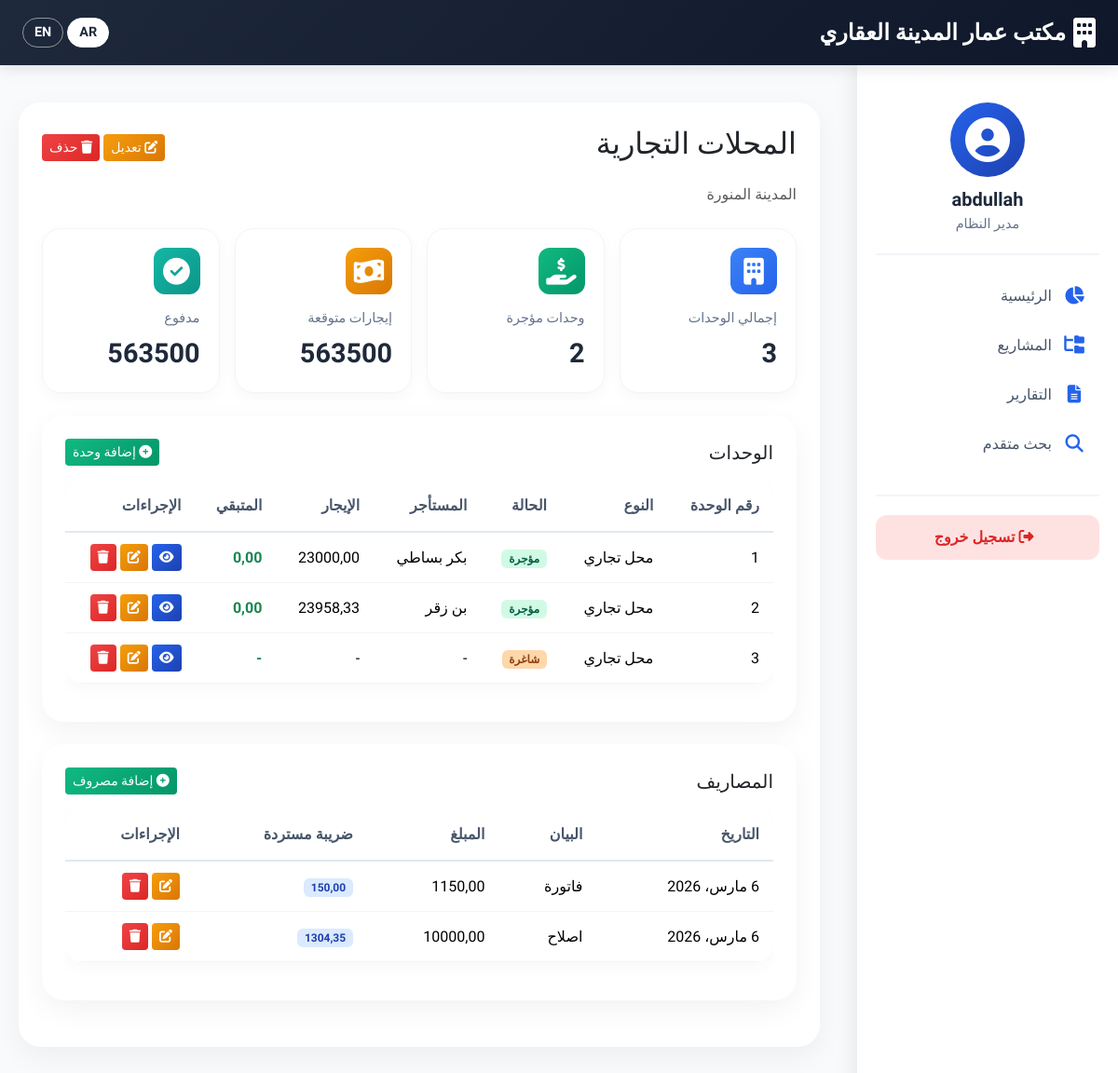
/subcategory/2/ (signed in), run on an earlier commit of the app's database.
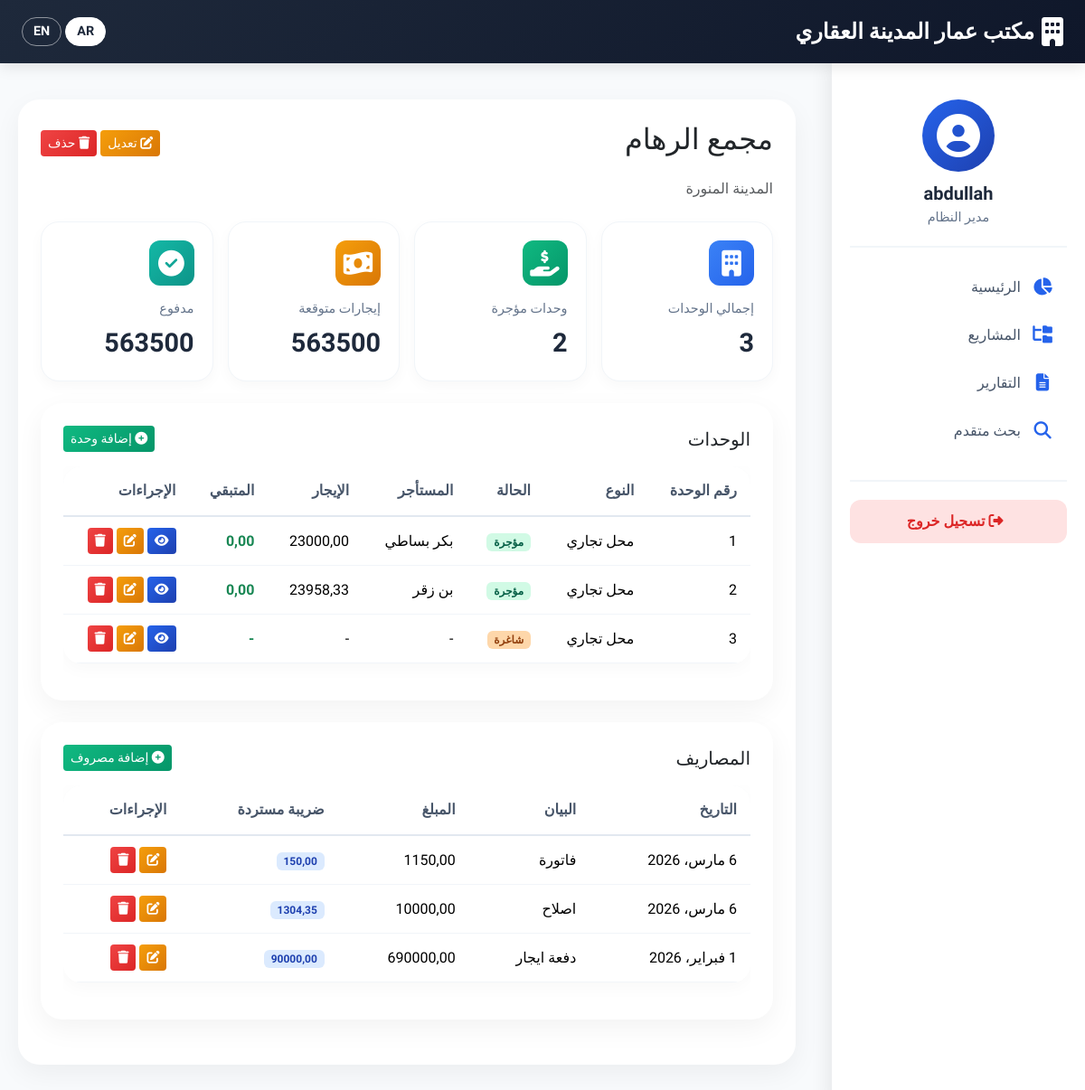
And on a later commit of the database.
### rentals/models.py (models this page shows, shortened)
class SubCategory(models.Model):
    main_category = models.ForeignKey(MainCategory, on_delete=models.CASCADE, related_name='subcategories', verbose_name="الفئة الرئيسية")
    name = models.CharField(max_length=200, verbose_name="اسم القسم الداخلي")
    location = models.CharField(max_length=300, verbose_name="الموقع", blank=True)
    description = models.TextField(blank=True, verbose_name="وصف")
    is_active = models.BooleanField(default=True, verbose_name="نشط؟")
    created_at = models.DateTimeField(auto_now_add=True)
    class Meta:
        verbose_name = "قسم داخلي"
        verbose_name_plural = "الأقسام الداخلية"
        ordering = ['main_category', 'name']
    def total_expenses(self, start_date=None, end_date=None):
        qs = self.expenses.all()
        if start_date:
            qs = qs.filter(date__gte=start_date)
        if end_date:
            qs = qs.filter(date__lte=end_date)
        return qs.aggregate(total=Sum('amount'))['total'] or 0
    def total_refundable_tax(self, start_date=None, end_date=None):
        qs = self.expenses.filter(tax_refundable=True)
        if start_date:
            qs = qs.filter(date__gte=start_date)
        if end_date:
            qs = qs.filter(date__lte=end_date)
        total_tax = 0
        for exp in qs:
            if exp.has_tax:
                tax_amount = exp.amount * (exp.tax_rate / 100) / (1 + exp.tax_rate/100)
                total_tax += tax_amount
        return total_tax

class Unit(models.Model):
    UNIT_TYPES = [
        ('shop', 'محل تجاري'),
        ('apartment', 'شقة سكنية'),
        ('room', 'غرفة'),
        ('farm_unit', 'وحدة زراعية'),
        ('office', 'مكتب'),
        ('warehouse', 'مستودع'),
        ('other', 'أخرى'),
    ]
    sub_category = models.ForeignKey(SubCategory, on_delete=models.CASCADE, related_name='units', verbose_name="القسم الداخلي")
    unit_number = models.CharField(max_length=50, verbose_name="رقم/اسم الوحدة")
    unit_type = models.CharField(max_length=20, choices=UNIT_TYPES, verbose_name="نوع الوحدة")
    floor = models.IntegerField(verbose_name="الدور", null=True, blank=True)
    area = models.FloatField(verbose_name="المساحة (م²)", null=True, blank=True)
    is_rented = models.BooleanField(default=False, verbose_name="مؤجرة حالياً؟")
    notes = models.TextField(blank=True, verbose_name="ملاحظات")
    image = models.ImageField(upload_to='units/%Y/%m/', verbose_name="صورة الوحدة", blank=True, null=True)
    created_at = models.DateTimeField(auto_now_add=True)
    updated_at = models.DateTimeField(auto_now=True)
    class Meta:
        unique_together = ['sub_category', 'unit_number']
        verbose_name = "وحدة"
        verbose_name_plural = "الوحدات"
        ordering = ['sub_category', 'unit_number']
    @property
    def current_contract(self):
        return self.contracts.filter(is_active=True).first()

class Contract(models.Model):
    RENT_TYPE_CHOICES = [
        ('monthly', 'شهري'),
        ('yearly', 'سنوي'),
    ]
    PAYMENT_INTERVAL_CHOICES = [
        ('monthly', 'شهري'),
        ('quarterly', 'ربع سنوي'),
        ('half_yearly', 'نصف سنوي'),
        ('yearly', 'سنوي'),
    ]
    contract_number = models.CharField(max_length=100, unique=True, verbose_name="رقم العقد")
    unit = models.ForeignKey(Unit, on_delete=models.CASCADE, related_name='contracts', verbose_name="الوحدة")
    tenant = models.ForeignKey(Tenant, on_delete=models.CASCADE, related_name='contracts', verbose_name="المستأجر")
    start_date = models.DateField(verbose_name="تاريخ بداية العقد")
    lease_duration_months = models.PositiveIntegerField(default=12, verbose_name="مدة العقد (بالأشهر)")
    rent_type = models.CharField(max_length=10, choices=RENT_TYPE_CHOICES, default='monthly', verbose_name="نوع الإيجار")
    rent_amount = models.DecimalField(max_digits=12, decimal_places=2, verbose_name="قيمة الإيجار")
    has_tax = models.BooleanField(default=True, verbose_name="تطبق الضريبة؟")
    tax_rate = models.DecimalField(max_digits=5, decimal_places=2, default=15.00, validators=[MinValueValidator(0), MaxValueValidator(100)], verbose_name="نسبة الضريبة (%)")
    payment_interval = models.CharField(max_length=20, choices=PAYMENT_INTERVAL_CHOICES, default='monthly', verbose_name="دورة السداد")
    is_active = models.BooleanField(default=True, verbose_name="العقد ساري؟")
    contract_file = models.FileField(upload_to='contracts/%Y/%m/', verbose_name="ملف العقد", blank=True, null=True)
    notes = models.TextField(blank=True, verbose_name="ملاحظات")
    created_at = models.DateTimeField(auto_now_add=True)
    updated_at = models.DateTimeField(auto_now=True)
    grace_period_days = models.PositiveIntegerField(default=0, verbose_name="فترة السماح (أيام)", help_text="عدد الأيام قبل بداية العقد التي لا تحتسب فيها الضريبة")
    class Meta:
        verbose_name = "عقد"
        verbose_name_plural = "العقود"
        ordering = ['-created_at']
    @property
    def monthly_rent(self):
        if self.rent_type == 'yearly':
            return self.rent_amount / 12
        return self.rent_amount
    @property
    def tax_amount_monthly(self):
        if self.has_tax:
            return self.monthly_rent * (self.tax_rate / 100)
        return 0
    @property
    def total_monthly_with_tax(self):
        return self.monthly_rent + self.tax_amount_monthly
    @property
    def duration_months(self):
        return self.lease_duration_months
    @property
    def total_expected(self):
        return self.total_monthly_with_tax * self.duration_months
    @property
    def total_paid(self):
        total = self.payments.aggregate(Sum('amount_paid'))['amount_paid__sum']
        return total or 0
    @property
    def remaining(self):
        return self.total_expected - self.total_paid

class Tenant(models.Model):
    name = models.CharField(max_length=200, verbose_name="الاسم الكامل")
    identity_number = models.CharField(max_length=50, verbose_name="رقم الهوية/الإقامة")
    phone = models.CharField(max_length=20, verbose_name="رقم الجوال")
    phone2 = models.CharField(max_length=20, blank=True, verbose_name="جوال آخر")
    email = models.EmailField(blank=True, verbose_name="البريد الإلكتروني")
    address = models.TextField(blank=True, verbose_name="العنوان")
    id_image = models.ImageField(upload_to=tenant_id_path, verbose_name="صورة الهوية", blank=True, null=True)
    notes = models.TextField(blank=True, verbose_name="ملاحظات")
    is_deleted = models.BooleanField(default=False, verbose_name="محذوف؟")
    created_at = models.DateTimeField(auto_now_add=True)
    class Meta:
        verbose_name = "مستأجر"
        verbose_name_plural = "المستأجرون"
        ordering = ['name']
        unique_together = ['identity_number', 'is_deleted']  # يسمح بتكرار الرقم مع is_deleted=True

class Expense(models.Model):
    sub_category = models.ForeignKey(SubCategory, on_delete=models.CASCADE, related_name='expenses', verbose_name="القسم الداخلي")
    date = models.DateField(verbose_name="تاريخ المصروف")
    description = models.CharField(max_length=255, verbose_name="البيان")
    amount = models.DecimalField(max_digits=12, decimal_places=2, verbose_name="المبلغ (شامل الضريبة إن وجدت)")
    has_tax = models.BooleanField(default=False, verbose_name="المبلغ شامل الضريبة؟")
    tax_rate = models.DecimalField(max_digits=5, decimal_places=2, default=15.00, validators=[MinValueValidator(0), MaxValueValidator(100)], verbose_name="نسبة الضريبة (%)")
    tax_refundable = models.BooleanField(default=False, verbose_name="الضريبة قابلة للاسترداد؟")
    attachment = models.FileField(upload_to='expenses/%Y/%m/', verbose_name="مرفق (فاتورة)", blank=True, null=True)
    notes = models.TextField(blank=True, verbose_name="ملاحظات")
    created_at = models.DateTimeField(auto_now_add=True)
    class Meta:
        verbose_name = "مصروف"
        verbose_name_plural = "المصروفات"
        ordering = ['-date']
    @property
    def tax_amount(self):
        if self.has_tax:
            return self.amount * (self.tax_rate / 100) / (1 + self.tax_rate/100)
        return 0

### rentals/views.py (the view)
# urls.py: path('subcategory/<int:pk>/', views.subcategory_detail, name='subcategory_detail'),
@login_required
def subcategory_detail(request, pk):
    subcategory = get_object_or_404(SubCategory, pk=pk)
    units = subcategory.units.all()
    rented_units = units.filter(is_rented=True).count()
    contracts = Contract.objects.filter(unit__sub_category=subcategory, is_active=True)
    total_expected = sum(c.total_expected for c in contracts)
    total_paid = Payment.objects.filter(contract__unit__sub_category=subcategory).aggregate(Sum('amount_paid'))['amount_paid__sum'] or 0
    total_expense = subcategory.total_expenses()  # هذه الدالة موجودة في models.py
    refundable_tax = subcategory.total_refundable_tax()
    context = {
        'subcategory': subcategory,
        'units': units,
        'rented_units': rented_units,
        'total_expected': total_expected,
        'total_paid': total_paid,
        'total_expense': total_expense,
        'refundable_tax': refundable_tax,
    }
    return render(request, 'rentals/subcategory_detail.html', context)

### rentals/templates/rentals/subcategory_detail.html (shortened to what the changed rows need)
{% extends 'rentals/base.html' %}
{% load i18n %}
{% block content %}
<div class="container-fluid px-0">
    <div class="d-flex justify-content-between align-items-center mb-3">
        <h2>{{ subcategory.name }}</h2>
        <div>
            <a href="{% url 'edit_sub_category' subcategory.id %}" class="btn btn-warning-custom btn-sm">
            </a>
            <a href="{% url 'delete_sub_category' subcategory.id %}" class="btn btn-danger-custom btn-sm">
            </a>
        </div>
    </div>
    <p class="text-muted mb-4">{{ subcategory.location|default:"-" }}</p>
    <div class="row g-3 mb-4">
        <div class="col-md-3 col-6">
        </div>
        <div class="col-md-3 col-6">
        </div>
        <div class="col-md-3 col-6">
        </div>
        <div class="col-md-3 col-6">
        </div>
    </div>
    <div class="content-card mb-4">
        <div class="d-flex justify-content-between align-items-center mb-3">
        </div>
        <div class="table-responsive">
            <table class="table table-custom">
                <thead>
                    <tr>
                        <th>رقم الوحدة</th>
                        <th>النوع</th>
                        <th>الحالة</th>
                        <th>المستأجر</th>
                        <th>الإيجار</th>
                        <th>المتبقي</th>
                        <th>الإجراءات</th>
                    </tr>
                </thead>
                <tbody>
                    {% for unit in units %}
                    <tr>
                        <td>{{ unit.unit_number }}</td>
                        <td>{{ unit.get_unit_type_display }}</td>
                        <td>
                            {% if unit.is_rented %}
                                <span class="badge badge-success-custom">مؤجرة</span>
                            {% else %}
                                <span class="badge badge-warning-custom">شاغرة</span>
                            {% endif %}
                        </td>
                        <td>
                            {% if unit.current_contract %}
                                {{ unit.current_contract.tenant.name }}
                            {% else %}
                                -
                            {% endif %}
                        </td>
                        <td>
                            {% if unit.current_contract %}
                                {{ unit.current_contract.total_monthly_with_tax|floatformat:2 }}
                            {% else %}
                                -
                            {% endif %}
                        </td>
                        <td class="{% if unit.current_contract and unit.current_contract.remaining > 0 %}text-danger{% else %}text-success{% endif %} fw-bold">
                            {% if unit.current_contract %}
                                {{ unit.current_contract.remaining|floatformat:2 }}
                            {% else %}
                                -
                            {% endif %}
                        </td>
                        <td>
                            <a href="{% url 'unit_detail' unit.id %}" class="btn btn-primary-custom btn-sm">
                                <i class="fas fa-eye"></i>
                            </a>
                            <a href="{% url 'edit_unit' unit.id %}" class="btn btn-warning-custom btn-sm">
                                <i class="fas fa-edit"></i>
                            </a>
                            <a href="{% url 'delete_unit' unit.id %}" class="btn btn-danger-custom btn-sm">
                                <i class="fas fa-trash"></i>
                            </a>
                        </td>
                    </tr>
                    {% empty %}
                    <tr>
                        <td colspan="7" class="text-center py-4">لا توجد وحدات في هذا القسم</td>
                    </tr>
                    {% endfor %}
                </tbody>
            </table>
        </div>
    </div>
    <div class="content-card">
        <div class="d-flex justify-content-between align-items-center mb-3">
        </div>
        <div class="table-responsive">
            <table class="table table-custom">
                <thead>
                    <tr>
                        <th>التاريخ</th>
                        <th>البيان</th>
                        <th>المبلغ</th>
                        <th>ضريبة مستردة</th>
                        <th>الإجراءات</th>
                    </tr>
                </thead>
                <tbody>
                    {% for expense in subcategory.expenses.all %}
                    <tr>
                        <td>{{ expense.date }}</td>
                        <td>{{ expense.description }}</td>
                        <td>{{ expense.amount|floatformat:2 }}</td>
                        <td>
                            {% if expense.tax_refundable %}
                                <span class="badge badge-info-custom">{{ expense.tax_amount|floatformat:2 }}</span>
                            {% else %}
                                -
                            {% endif %}
                        </td>
                        <td>
                            <a href="{% url 'edit_expense' expense.id %}" class="btn btn-warning-custom btn-sm">
                                <i class="fas fa-edit"></i>
                            </a>
                            <a href="{% url 'delete_expense' expense.id %}" class="btn btn-danger-custom btn-sm">
                                <i class="fas fa-trash"></i>
                            </a>
                        </td>
                    </tr>
                    {% empty %}
                    <tr>
                        <td colspan="5" class="text-center py-4">لا توجد مصاريف مسجلة</td>
                    </tr>
                    {% endfor %}
                </tbody>
            </table>
        </div>
    </div>
</div>
{% endblock %}

What changed in the data, as far as the page shows it:
changed SubCategory "المدينة المنورة": name "المحلات التجارية" → "مجمع الرهام"
added Expense: date "1 فبراير، 2026", description "دفعة ايجار", amount "690000,00", tax_amount "90000,00"
